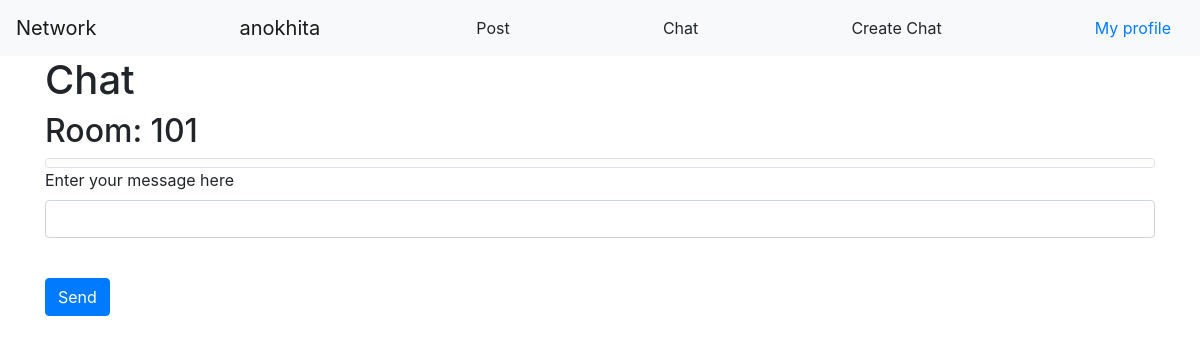
/chat (signed in), run on an earlier commit of the app's database.
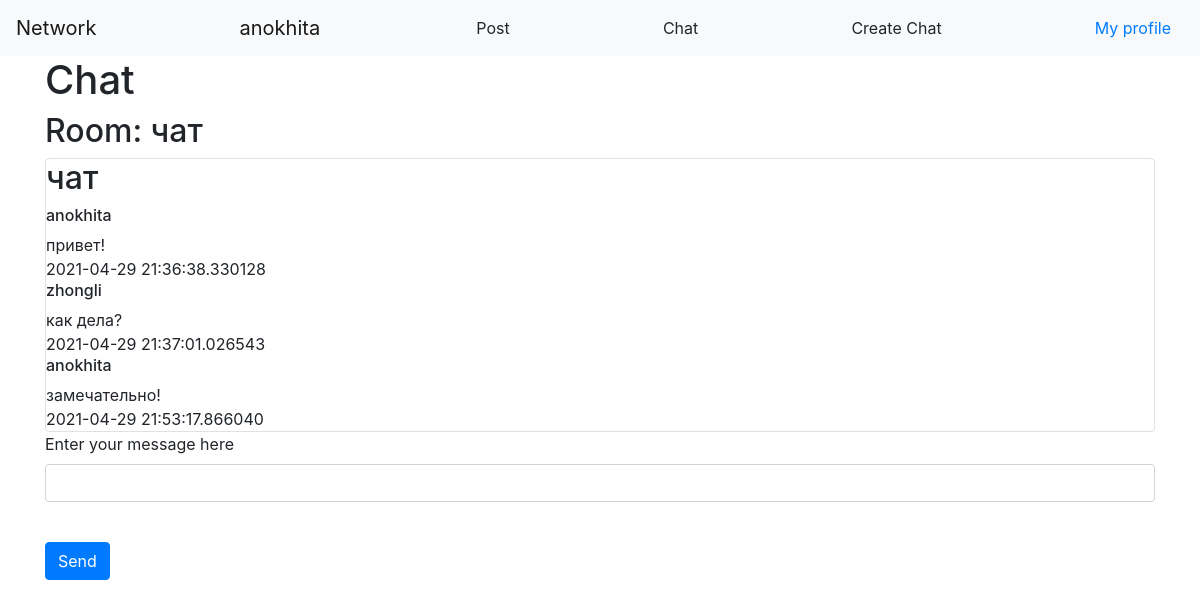
And on a later commit of the database.
### data/users.py (models this page shows, shortened)
class User(SqlAlchemyBase, UserMixin, SerializerMixin):
    __tablename__ = 'users'
    id = sqlalchemy.Column(sqlalchemy.Integer,
                           primary_key=True, autoincrement=True)
    name = sqlalchemy.Column(sqlalchemy.String, nullable=True)
    about = sqlalchemy.Column(sqlalchemy.String, nullable=True)
    email = sqlalchemy.Column(sqlalchemy.String, unique=True)
    hashed_password = sqlalchemy.Column(sqlalchemy.String, nullable=True)
    created_date = sqlalchemy.Column(sqlalchemy.DateTime,
                                     default=datetime.datetime.now)
    posts = orm.relation("Post", back_populates='user')
    room = sqlalchemy.Column(sqlalchemy.String, default='101')

### data/chat.py (models this page shows)
class Chat(SqlAlchemyBase, UserMixin, SerializerMixin):
    __tablename__ = 'chats'
    id = sqlalchemy.Column(sqlalchemy.Integer,
                           primary_key=True, autoincrement=True)
    title = sqlalchemy.Column(sqlalchemy.String, nullable=True)
    users = sqlalchemy.Column(sqlalchemy.String, nullable=True)
    messages = orm.relation("Message", back_populates='chat')

class Message(SqlAlchemyBase, UserMixin, SerializerMixin):
    __tablename__ = 'messages'
    id = sqlalchemy.Column(sqlalchemy.Integer,
                           primary_key=True, autoincrement=True)
    content = sqlalchemy.Column(sqlalchemy.String)
    user = sqlalchemy.Column(sqlalchemy.String)
    chat_id = sqlalchemy.Column(sqlalchemy.Integer,
                                sqlalchemy.ForeignKey("chats.id"))
    chat = orm.relation("Chat")
    time = sqlalchemy.Column(sqlalchemy.DateTime,
                                     default=datetime.datetime.now)

### main.py (the view, shortened to what this page needs)
@app.route('/chat', methods=['GET', 'POST'])
def chatting():
    form = ChatForm()
    db_sess = db_session.create_session()
    chat = db_sess.query(Chat).filter(Chat.title == current_user.room).first()
    return render_template('chat.html', title='Chat', chat=chat, form=form)

### forms/chatform.py
class ChatForm(FlaskForm):
    text = TextField('Enter your message here')
    send = SubmitField('Send')

### data/db_session.py (called while the page is built)
def create_session() -> Session:
    global __factory
    return __factory()

### main.py (called while the page is built)
@login_manager.user_loader
def load_user(user_id):
    db_sess = db_session.create_session()
    return db_sess.query(User).get(user_id)

### templates/chat.html (shortened to what this page needs)
{% extends "base.html" %}
{% block content %}
<h1>Chat</h1>
<h2>Room: {{current_user.room}}</h2>
<div class="col-md6 border rounded">
    <h2>{{chat.title}}</h2>
    {% for msg in chat.messages%}
    <div>
        <h6>{{msg.user}}</h6>
    </div>
    <div> {{msg.content}} </div>
    <div> {{msg.time}} </div>
    {% endfor %}
</div>
<form action="" method="post">
    <p>
        {{ form.text.label }}<br>
        {{ form.text(class="form-control", type="text") }}<br>
    </p>
    <p>{{ form.send(type="submit", class="btn btn-primary") }}</p>
</form>
{% endblock %}

### templates/base.html (shortened to what this page needs)
<!doctype html>
<html lang="en">
<head>
    <link rel="stylesheet"
          href="https://stackpath.bootstrapcdn.com/bootstrap/4.4.1/css/bootstrap.min.css"
>
</head>
<body>
<header>
    <nav class="navbar navbar-light bg-light">
        <a class="navbar-brand" href="#">Network</a>
        {% if current_user.is_authenticated %}
            <a class="navbar-brand" href="/logout">{{ current_user.name }}</a>
            <a href="post" class="btn btn-default">Post</a>
            <a href="enterchat" class="btn btn-default">Chat</a>
            <a href="addchat" class="btn btn-default">Create Chat</a>
            <a href="/profile/{{ current_user.id }}" class="btn btn-link">My profile</a>
        {% else %}
            <p>
                <a class="btn btn-primary " href="/register">Sign Up</a>
                <a class="btn btn-success" href="/login">Sign In</a>
            </p>
{% endif %}
    </nav>
</header>
<main role="main" class="container">
    {% block content %}{% endblock %}
</main>
</body>
</html>

What changed in the data, as far as the page shows it:
changed User "anokhita": room "101" → "чат"
added Chat: title "чат"
added Message: user "anokhita", content "привет!", time "2021-04-29 21:36:38.330128"
added Message: user "zhongli", content "как дела?", time "2021-04-29 21:37:01.026543"
added Message: user "anokhita", content "замечательно!", time "2021-04-29 21:53:17.866040"
